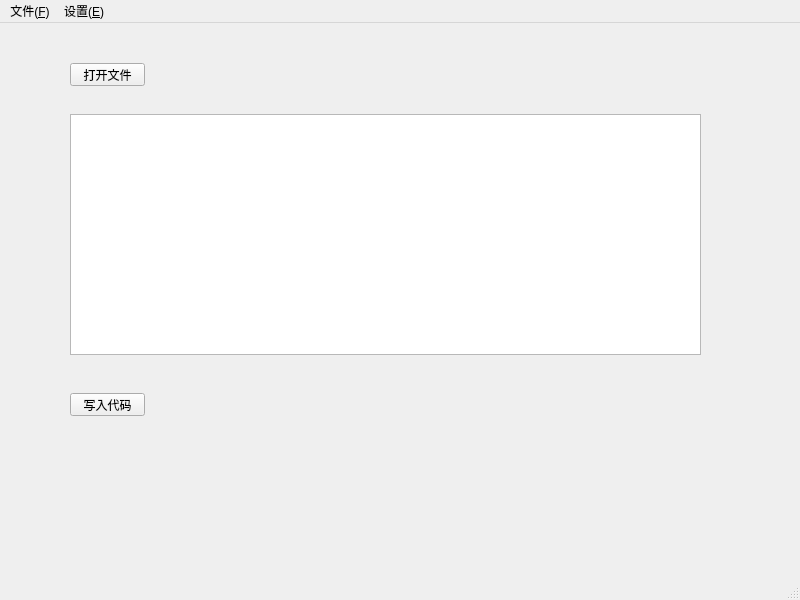
<?xml version="1.0" encoding="UTF-8"?>
<ui version="4.0">
 <class>MainWindow</class>
 <widget class="QMainWindow" name="MainWindow">
  <property name="geometry">
   <rect>
    <x>0</x>
    <y>0</y>
    <width>800</width>
    <height>600</height>
   </rect>
  </property>
  <property name="windowTitle">
   <string>MainWindow</string>
  </property>
  <widget class="QWidget" name="centralwidget">
   <widget class="QPushButton" name="openButton">
    <property name="geometry">
     <rect>
      <x>70</x>
      <y>40</y>
      <width>75</width>
      <height>23</height>
     </rect>
    </property>
    <property name="text">
     <string>打开文件</string>
    </property>
   </widget>
   <widget class="QTextBrowser" name="textBrowser">
    <property name="geometry">
     <rect>
      <x>70</x>
      <y>91</y>
      <width>631</width>
      <height>241</height>
     </rect>
    </property>
   </widget>
   <widget class="QPushButton" name="writeButton">
    <property name="geometry">
     <rect>
      <x>70</x>
      <y>370</y>
      <width>75</width>
      <height>23</height>
     </rect>
    </property>
    <property name="text">
     <string>写入代码</string>
    </property>
   </widget>
  </widget>
  <widget class="QMenuBar" name="menubar">
   <property name="geometry">
    <rect>
     <x>0</x>
     <y>0</y>
     <width>800</width>
     <height>23</height>
    </rect>
   </property>
   <widget class="QMenu" name="menu_F">
    <property name="title">
     <string>文件(&amp;F)</string>
    </property>
    <addaction name="action"/>
   </widget>
   <widget class="QMenu" name="menu_E">
    <property name="title">
     <string>设置(&amp;E)</string>
    </property>
    <addaction name="actionLOG"/>
    <addaction name="actionAndroid"/>
   </widget>
   <addaction name="menu_F"/>
   <addaction name="menu_E"/>
  </widget>
  <widget class="QStatusBar" name="statusbar"/>
  <action name="action">
   <property name="text">
    <string>打开</string>
   </property>
  </action>
  <action name="actionLOG">
   <property name="text">
    <string>LOG文件路径</string>
   </property>
  </action>
  <action name="actionAndroid">
   <property name="text">
    <string>Android代码路径</string>
   </property>
  </action>
 </widget>
 <resources/>
 <connections/>
</ui>
